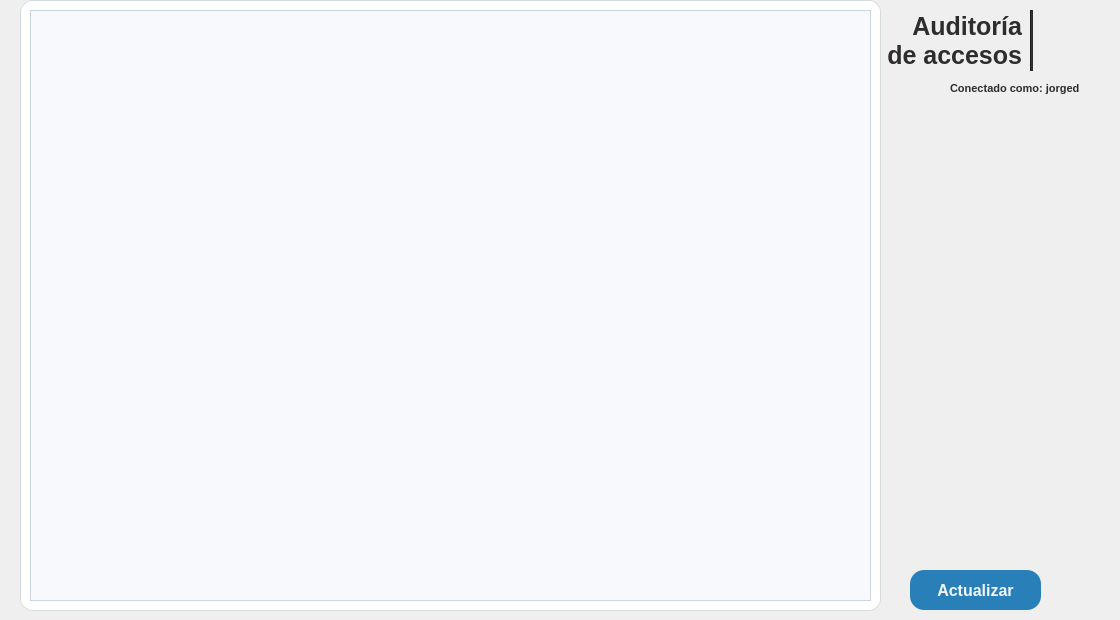
     <widget class="QWidget" name="auditoria">
      <widget class="QFrame" name="frameTabla_auditoria">
       <property name="geometry">
        <rect>
         <x>20</x>
         <y>0</y>
         <width>861</width>
         <height>611</height>
        </rect>
       </property>
       <property name="minimumSize">
        <size>
         <width>800</width>
         <height>450</height>
        </size>
       </property>
       <property name="maximumSize">
        <size>
         <width>16777215</width>
         <height>650</height>
        </size>
       </property>
       <property name="styleSheet">
        <string notr="true">QFrame#frameTabla_auditoria {
    border: 1px solid #d5dbdb;
    border-radius: 12px;
    background-color: white;
}</string>
       </property>
       <property name="frameShape">
        <enum>QFrame::Shape::StyledPanel</enum>
       </property>
       <property name="frameShadow">
        <enum>QFrame::Shadow::Raised</enum>
       </property>
       <layout class="QHBoxLayout" name="horizontalLayout_4">
        <item>
         <widget class="QTableView" name="tableW_auditoria">
          <property name="styleSheet">
           <string notr="true">QTableView {
    background-color: #F7F9FC;
    gridline-color: #E3E8EF;
    color: #0B1321;
    alternate-background-color: #E3F2FD;
    selection-background-color: #2980b9;
    selection-color: #FFFFFF;
    border: 1px solid #CBD5E1;
}

/* Cabecera horizontal */
QHeaderView::section {
    background-color: #ECF0F1;   /* encabezado */
    color: #2C3E50;              /* azul oscuro */
    font-weight: bold;
    border: none;
    padding: 6px;
}

/* Cabecera vertical */
QHeaderView::section:vertical {
    background-color: #ECF0F1;
    color: #2C3E50;
    font-weight: bold;
    border: none;
    padding: 4px;
}

/* Botón de esquina (arriba a la izquierda) */
QTableCornerButton::section {
    background-color: transparent;
    border: none;
}

/* Scrollbar vertical */
QScrollBar:vertical {
    background: transparent;
    width: 10px;
    margin: 2px;
}

QScrollBar::handle:vertical {
    background: #CBD5E1;
    border-radius: 4px;
    min-height: 20px;
}

QScrollBar::handle:vertical:hover {
    background: #94A3B8;
}

QScrollBar::add-line:vertical,
QScrollBar::sub-line:vertical {
    background: none;
    border: none;
    height: 0px;
}</string>
          </property>
          <property name="editTriggers">
           <set>QAbstractItemView::EditTrigger::NoEditTriggers</set>
          </property>
          <property name="alternatingRowColors">
           <bool>true</bool>
          </property>
          <property name="selectionBehavior">
           <enum>QAbstractItemView::SelectionBehavior::SelectRows</enum>
          </property>
          <property name="showGrid">
           <bool>true</bool>
          </property>
          <property name="sortingEnabled">
           <bool>true</bool>
          </property>
         </widget>
        </item>
       </layout>
      </widget>
      <widget class="QLabel" name="lblLogo_auditoria">
       <property name="geometry">
        <rect>
         <x>1040</x>
         <y>10</y>
         <width>51</width>
         <height>61</height>
        </rect>
       </property>
       <property name="minimumSize">
        <size>
         <width>50</width>
         <height>50</height>
        </size>
       </property>
       <property name="maximumSize">
        <size>
         <width>130</width>
         <height>70</height>
        </size>
       </property>
       <property name="text">
        <string/>
       </property>
       <property name="pixmap">
        <pixmap resource="../icons/resources_ui.qrc">:/logos/logo_escuela_sinFondo.png</pixmap>
       </property>
       <property name="scaledContents">
        <bool>true</bool>
       </property>
      </widget>
      <widget class="QLabel" name="lblTitulo_auditoria">
       <property name="geometry">
        <rect>
         <x>881</x>
         <y>0</y>
         <width>141</width>
         <height>81</height>
        </rect>
       </property>
       <property name="font">
        <font>
         <family>Segoe UI</family>
         <pointsize>19</pointsize>
         <bold>true</bold>
        </font>
       </property>
       <property name="styleSheet">
        <string notr="true">color: #2d2d2d;
background-color: transparent;</string>
       </property>
       <property name="frameShape">
        <enum>QFrame::Shape::NoFrame</enum>
       </property>
       <property name="frameShadow">
        <enum>QFrame::Shadow::Plain</enum>
       </property>
       <property name="text">
        <string>Auditoría de accesos</string>
       </property>
       <property name="scaledContents">
        <bool>false</bool>
       </property>
       <property name="alignment">
        <set>Qt::AlignmentFlag::AlignRight|Qt::AlignmentFlag::AlignTrailing|Qt::AlignmentFlag::AlignVCenter</set>
       </property>
       <property name="wordWrap">
        <bool>true</bool>
       </property>
       <property name="indent">
        <number>0</number>
       </property>
      </widget>
      <widget class="Line" name="line_5">
       <property name="geometry">
        <rect>
         <x>1030</x>
         <y>10</y>
         <width>3</width>
         <height>61</height>
        </rect>
       </property>
       <property name="minimumSize">
        <size>
         <width>3</width>
         <height>61</height>
        </size>
       </property>
       <property name="maximumSize">
        <size>
         <width>3</width>
         <height>61</height>
        </size>
       </property>
       <property name="styleSheet">
        <string notr="true">background-color: #2d2d2d;</string>
       </property>
       <property name="orientation">
        <enum>Qt::Orientation::Vertical</enum>
       </property>
      </widget>
      <widget class="QPushButton" name="btnActualizar_tabla_auditoria">
       <property name="geometry">
        <rect>
         <x>910</x>
         <y>570</y>
         <width>131</width>
         <height>40</height>
        </rect>
       </property>
       <property name="sizePolicy">
        <sizepolicy hsizetype="Minimum" vsizetype="Fixed">
         <horstretch>0</horstretch>
         <verstretch>0</verstretch>
        </sizepolicy>
       </property>
       <property name="minimumSize">
        <size>
         <width>70</width>
         <height>40</height>
        </size>
       </property>
       <property name="maximumSize">
        <size>
         <width>150</width>
         <height>40</height>
        </size>
       </property>
       <property name="font">
        <font>
         <family>Segoe UI</family>
         <pointsize>12</pointsize>
         <bold>true</bold>
        </font>
       </property>
       <property name="cursor">
        <cursorShape>PointingHandCursor</cursorShape>
       </property>
       <property name="mouseTracking">
        <bool>true</bool>
       </property>
       <property name="tabletTracking">
        <bool>false</bool>
       </property>
       <property name="acceptDrops">
        <bool>false</bool>
       </property>
       <property name="layoutDirection">
        <enum>Qt::LayoutDirection::LeftToRight</enum>
       </property>
       <property name="autoFillBackground">
        <bool>false</bool>
       </property>
       <property name="styleSheet">
        <string notr="true">QPushButton {
   background-color: #2980b9;
    color: #F3F6FF;
    border: none;
    padding: 8px 6px;
    border-radius: 14px;
}
QPushButton:hover {
	background-color: #0D47A1;
}</string>
       </property>
       <property name="text">
        <string>Actualizar</string>
       </property>
       <property name="icon">
        <iconset resource="../icons/resources_ui.qrc">
         <normaloff>:/icons/actualizar.png</normaloff>:/icons/actualizar.png</iconset>
       </property>
       <property name="iconSize">
        <size>
         <width>40</width>
         <height>40</height>
        </size>
       </property>
      </widget>
      <widget class="QLabel" name="lblIcon_conectado_como_3">
       <property name="geometry">
        <rect>
         <x>930</x>
         <y>80</y>
         <width>16</width>
         <height>16</height>
        </rect>
       </property>
       <property name="font">
        <font>
         <family>Segoe UI</family>
         <pointsize>8</pointsize>
         <bold>true</bold>
        </font>
       </property>
       <property name="styleSheet">
        <string notr="true">color: #2d2d2d</string>
       </property>
       <property name="text">
        <string/>
       </property>
       <property name="pixmap">
        <pixmap resource="../icons/resources_ui.qrc">:/icons/usuario-activo.png</pixmap>
       </property>
       <property name="scaledContents">
        <bool>true</bool>
       </property>
       <property name="alignment">
        <set>Qt::AlignmentFlag::AlignLeading|Qt::AlignmentFlag::AlignLeft|Qt::AlignmentFlag::AlignVCenter</set>
       </property>
      </widget>
      <widget class="QLabel" name="lblConectado_como_3">
       <property name="geometry">
        <rect>
         <x>950</x>
         <y>80</y>
         <width>161</width>
         <height>16</height>
        </rect>
       </property>
       <property name="font">
        <font>
         <family>Segoe UI</family>
         <pointsize>8</pointsize>
         <bold>true</bold>
        </font>
       </property>
       <property name="styleSheet">
        <string notr="true">color: #2d2d2d</string>
       </property>
       <property name="text">
        <string>Conectado como: jorged</string>
       </property>
       <property name="alignment">
        <set>Qt::AlignmentFlag::AlignLeading|Qt::AlignmentFlag::AlignLeft|Qt::AlignmentFlag::AlignVCenter</set>
       </property>
      </widget>
     </widget>
